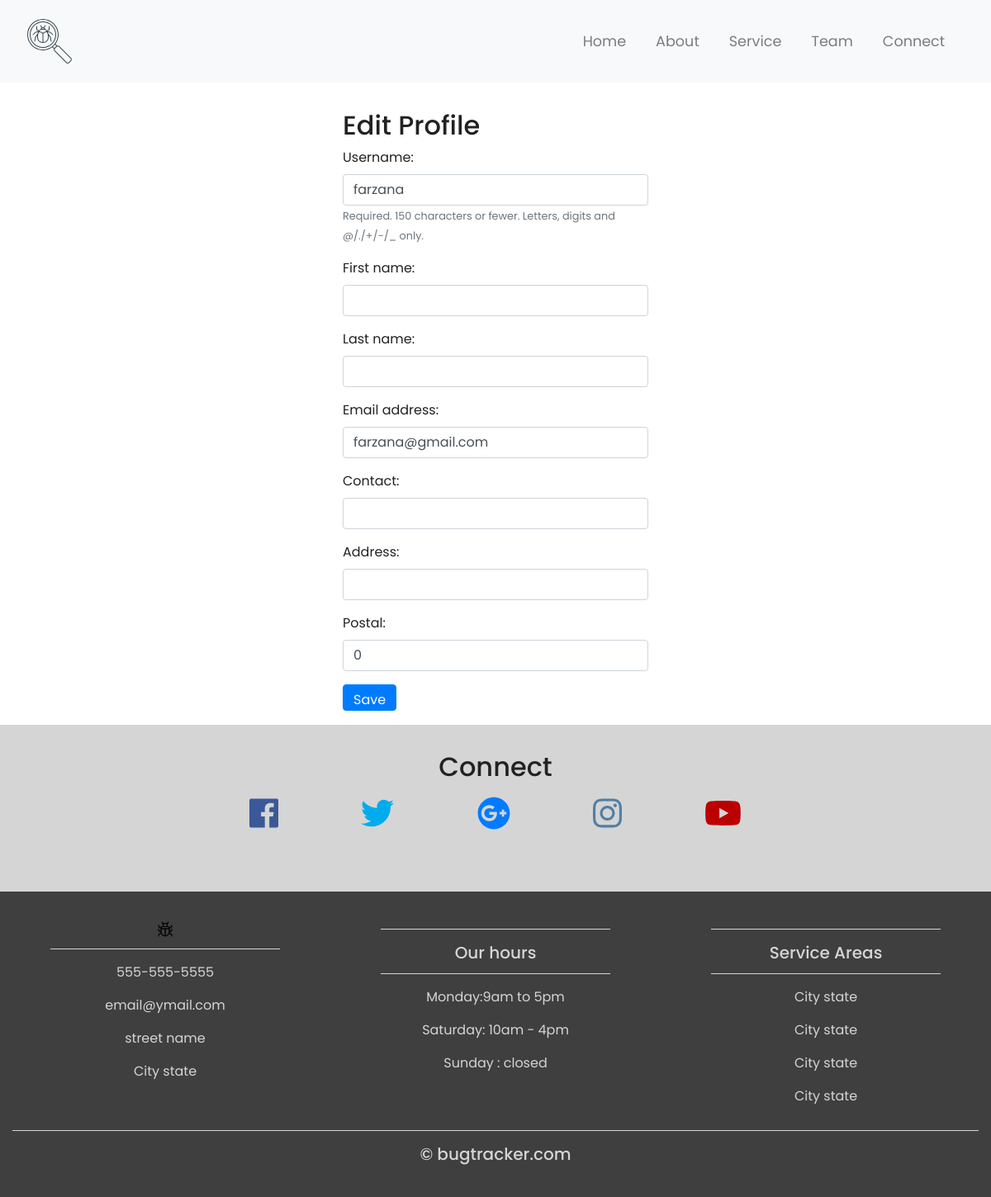
/users/4/profile/edit, run on the app's committed database.
### users/models.py (models this page shows, shortened)
class CustomUser(AbstractUser):
    address = models.CharField(max_length=500, blank=True)
    postal = models.PositiveIntegerField(default=0,blank=True,validators=[MaxValueValidator(1000)])
    contact = PhoneNumberField(blank=True)

### users/views.py (the view, shortened to what this page needs)
# urls.py: path('<int:pk>/profile/edit', views.EditProfile.as_view(), name='edit-profile'),
class EditProfile(generic.edit.UpdateView):
    form_class= CustomUserChangeForm
    template_name = 'edit_profile.html'
    model = User
    def get(self,request,pk):
        print(pk)
        self.object = User.objects.get(id=pk)
        form_class = self.get_form_class()
        form = self.get_form(form_class)
        context = self.get_context_data(object=self.object, form=form)
        return self.render_to_response(context)

### users/forms.py
class CustomUserChangeForm(UserChangeForm):
    class Meta:
        model = CustomUser
        fields = ('username','first_name','last_name', 'email','contact','address', 'postal')
    def __init__(self, *args, **kwargs):
        super(CustomUserChangeForm, self).__init__(*args, **kwargs)
        del self.fields['password']
        self.helper = FormHelper()
        self.helper.form_tag = True
        self.helper.form_class = 'form-horizontal'
        self.helper.label_class = 'col-md-3 create-label'
        self.helper.field_class = 'col-md-9'
        self.helper.layout = Layout(
            Div(
                Field('username'),
                Div(
                    Div(Field('first_name'),css_class='col-md-6'),
                    Div(Field('last_name'),css_class='col-md-6'),
                    css_class='row'),
                Field('email'),
                Field('contact'),
                Field('address'),
                Field('postal'),
                HTML("<br>"),
                ButtonHolder(Submit('submit', 'save')),
                ButtonHolder(Submit('cancel', 'Cancel', css_class='btn-danger',formnovalidate='formnovalidate'))
                )
        )

### templates/edit_profile.html (shortened to what this page needs)
{% extends 'base.html' %}
{% block content %}
<div class="col-sm-4">
</div>
<div class="container col-sm-4">
  <h2>Edit Profile</h2>
  <form method="post">
    {% load widget_tweaks %}
    {% for field in form %}
    <div class="form-group {% if field.errors %}alert alert-danger{% endif %}">
      {{ field.label_tag }}
      {% render_field field class="form-control" %}
      {% if field.help_text %}<small class="text-muted">{{ field.help_text|safe}}</small> {% endif %}
    </div>
    {% endfor %}
    <button type="submit" class="btn btn-primary">Save</button>
  </form>
  </div>
  <div class="col-sm-4">
  </div>
{% endblock %}

### bugtracker/static/styles/main.css (style rules this page uses)
html,body { height: 100%; width:100%; font-family: 'Poppins', sans-serif; color: #222 }
.btn { margin-bottom:1rem; padding-bottom: 0rem; }
h2 { padding-top:2rem }

### data on the page
CustomUser: username "farzana" "farzana@gmail.com" "0"

### other printed values
{{ field.label_tag }} "Username:" "First name:" "Last name:" "Email address:" "Contact:" "Address:" "Postal:"
{{ field.help_text|safe }} "Required. 150 characters or fewer. Letters, digits and @/./+/-/_ only."
